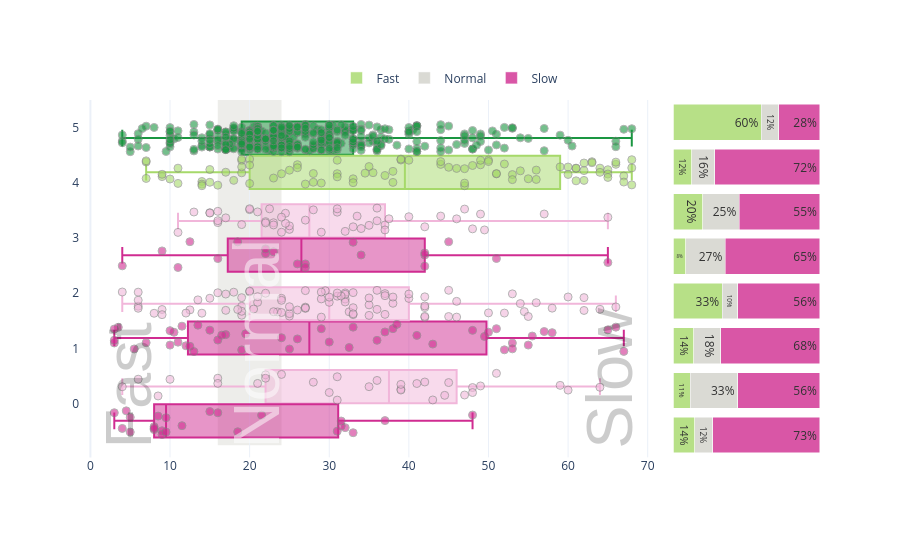

Write notebook code for a chart like this one.
### Code cell
# Initialize the subplot figure
fig = make_subplots(
    rows=2, 
    cols=2,
    column_widths=[0.8, 0.2],
    row_heights=[0.95, 0.05],
    horizontal_spacing=0.01,
    vertical_spacing=0.01
)

# Add shaded region to the first subplot
fig.add_shape(
    type="rect", 
    x0=bins[1], x1=bins[2], 
    y0=-0.75, y1=5.5, 
    fillcolor=colors['Normal'], 
    opacity=0.4, 
    layer="below", 
    line_width=0,
    row=1, col=1
)
# Add annotations for categories
fig.add_annotation(text="Fast", x=0, y=-0.85, textangle=270, showarrow=False, font=dict(size=65, color="rgba(0, 0, 0, 0.2)", family="Helvetica"), xanchor="left", yanchor="bottom")
fig.add_annotation(text="Normal", x=bins[1], y=-0.85, textangle=270, showarrow=False, font=dict(size=65, color="rgba(255, 255, 255, 0.5)", family="Helvetica"), xanchor="left", yanchor="bottom")
fig.add_annotation(text="Slow", x=70, y=-0.85, textangle=270, showarrow=False, font=dict(size=65, color="rgba(0, 0, 0, 0.2)", family="Helvetica"), xanchor="right", yanchor="bottom")



# Add your existing boxplots and scatter points to the first subplot
for compound in ['CTRL', 'PZA', 'INH', 'RIF']:
    compound_data = subset_df[subset_df['Mtb Strain or Drug Compound'] == compound]
    concentrations = compound_data['Concentration'].unique()
    ctrl_types = compound_data['CTRL Type'].unique() if compound == 'CTRL' else [None]

    for ctrl_type in ctrl_types:
        ctrl_type_data = compound_data[compound_data['CTRL Type'] == ctrl_type] if ctrl_type else compound_data

        for concentration in concentrations:
            data = ctrl_type_data[ctrl_type_data['Concentration'] == concentration]

            if data.empty:
                continue

            # Your existing color logic
            if compound == 'CTRL':
                color = colors.get(ctrl_type, 'gray')
            else:
                color = colors.get(concentration, 'gray')

            base_y_position = category_mapping[compound]
            y_position = base_y_position + vertical_offsets.get(ctrl_type, 0) + vertical_offsets.get(concentration, 0)
            jitter = np.random.uniform(-vertical_offset*0.8, vertical_offset*0.8, size=len(data))

            # Add traces to first subplot
            fig.add_trace(
                go.Box(
                    x=data['Doubling Times'],
                    y=[y_position] * len(data),
                    name=f"{compound} - {ctrl_type or ''} - {concentration or ''}".strip(" - "),
                    marker_color=color,
                    boxmean=False,
                    orientation="h",
                    width=0.6,
                    boxpoints=False,
                    showlegend=False,
                    hoverinfo='skip'
                ),
                row=1, col=1
            )

            fig.add_trace(
                go.Scatter(
                    x=data['Doubling Times'],
                    y=[y_position + jitter[i] for i in range(len(data))],
                    mode="markers",
                    name=f"{compound} {ctrl_type or ''} {'' if concentration == 'EC0' else concentration or ''}".strip(),
                    marker=dict(
                        color=color, 
                        size=8, 
                        opacity=0.6, 
                        line=dict(color='gray', width=1)
                    ),
                    customdata=data['Video Link'],
                    hoverinfo="text",
                    text=[
                        f"<b>Doubling Time:</b> {x:.2f}<br><b>Treatment:</b>{compound} {ctrl_type or ''}{'' if concentration == 'EC0' else concentration or ''}<br>"
                        for x in data['Doubling Times']
                    ],
                    showlegend=False
                ),
                row=1, col=1
            )

# Add the proportions to the second subplot
categories = ['Fast', 'Normal', 'Slow']
colors_bar = [expanded_piyg[1], expanded_piyg[3], expanded_piyg[5]]

for i, (category, color) in enumerate(zip(categories, colors_bar)):
    fig.add_trace(
        go.Bar(
            x=combined_data[category],
            y=combined_data['Category'],
            name=category,
            orientation='h',
            marker_color=color,
            opacity=0.8,
            text=[f"{val:.0%}" if val > 0.05 else "" for val in combined_data[category]],
            textposition='inside',
            textfont=dict(color='black', size=12),
            showlegend=True,
            legendgroup=category,
        ),
        row=1, col=2
    )

# Update layout
fig.update_layout(
    # Your existing layout settings
    barmode='stack',
    template="plotly_white",
    height=600,
    showlegend=True,
    legend=dict(
        orientation="h",
        yanchor="bottom",
        y=1.02,
        xanchor="center",
        x=0.5
    )
)

# Update axes
fig.update_xaxes(visible=False, range=[0, 1], row=1, col=2)
fig.update_yaxes(visible=False, row=1, col=2)

fig.show()
